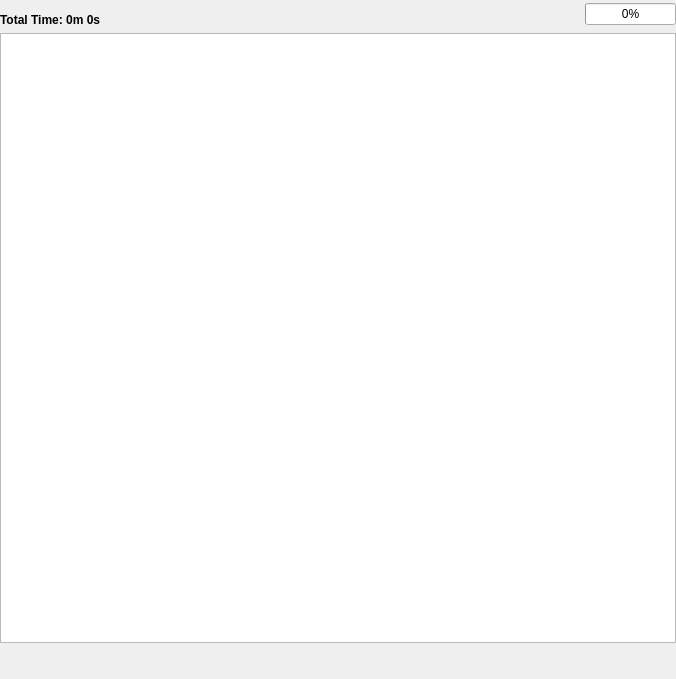
<?xml version="1.0" encoding="UTF-8"?>
<ui version="4.0">
 <class>Playlist_Window</class>
 <widget class="QWidget" name="Playlist_Window">
  <property name="windowModality">
   <enum>Qt::NonModal</enum>
  </property>
  <property name="geometry">
   <rect>
    <x>0</x>
    <y>0</y>
    <width>676</width>
    <height>679</height>
   </rect>
  </property>
  <property name="sizePolicy">
   <sizepolicy hsizetype="Preferred" vsizetype="Preferred">
    <horstretch>100</horstretch>
    <verstretch>100</verstretch>
   </sizepolicy>
  </property>
  <property name="minimumSize">
   <size>
    <width>0</width>
    <height>0</height>
   </size>
  </property>
  <property name="maximumSize">
   <size>
    <width>16516</width>
    <height>16777215</height>
   </size>
  </property>
  <property name="windowTitle">
   <string>Form</string>
  </property>
  <property name="toolTip">
   <string>Append tracks</string>
  </property>
  <layout class="QGridLayout" name="gridLayout">
   <property name="leftMargin">
    <number>0</number>
   </property>
   <property name="topMargin">
    <number>2</number>
   </property>
   <property name="rightMargin">
    <number>0</number>
   </property>
   <property name="bottomMargin">
    <number>0</number>
   </property>
   <property name="horizontalSpacing">
    <number>3</number>
   </property>
   <item row="0" column="0" colspan="7">
    <widget class="QLabel" name="lab_totalTime">
     <property name="minimumSize">
      <size>
       <width>0</width>
       <height>25</height>
      </size>
     </property>
     <property name="maximumSize">
      <size>
       <width>1000</width>
       <height>16777215</height>
      </size>
     </property>
     <property name="font">
      <font>
       <weight>75</weight>
       <bold>true</bold>
      </font>
     </property>
     <property name="text">
      <string>Total Time: 0m 0s</string>
     </property>
     <property name="alignment">
      <set>Qt::AlignBottom|Qt::AlignLeading|Qt::AlignLeft</set>
     </property>
    </widget>
   </item>
   <item row="1" column="0" colspan="11">
    <widget class="QListView" name="listView">
     <property name="minimumSize">
      <size>
       <width>200</width>
       <height>0</height>
      </size>
     </property>
     <property name="maximumSize">
      <size>
       <width>1000</width>
       <height>16777215</height>
      </size>
     </property>
     <property name="styleSheet">
      <string notr="true"/>
     </property>
     <property name="horizontalScrollBarPolicy">
      <enum>Qt::ScrollBarAlwaysOff</enum>
     </property>
    </widget>
   </item>
   <item row="2" column="0">
    <widget class="QPushButton" name="btn_rep1">
     <property name="minimumSize">
      <size>
       <width>30</width>
       <height>30</height>
      </size>
     </property>
     <property name="maximumSize">
      <size>
       <width>30</width>
       <height>30</height>
      </size>
     </property>
     <property name="toolTip">
      <string>Repeat 1</string>
     </property>
     <property name="text">
      <string/>
     </property>
     <property name="icon">
      <iconset>
       <normaloff>icons/rep1.png</normaloff>icons/rep1.png</iconset>
     </property>
     <property name="iconSize">
      <size>
       <width>22</width>
       <height>22</height>
      </size>
     </property>
     <property name="shortcut">
      <string>Enter</string>
     </property>
     <property name="checkable">
      <bool>true</bool>
     </property>
     <property name="flat">
      <bool>true</bool>
     </property>
    </widget>
   </item>
   <item row="0" column="8" colspan="3">
    <widget class="QProgressBar" name="pl_progress_bar">
     <property name="maximumSize">
      <size>
       <width>5000</width>
       <height>16777215</height>
      </size>
     </property>
     <property name="value">
      <number>0</number>
     </property>
    </widget>
   </item>
   <item row="2" column="1">
    <widget class="QPushButton" name="btn_repAll">
     <property name="minimumSize">
      <size>
       <width>30</width>
       <height>30</height>
      </size>
     </property>
     <property name="maximumSize">
      <size>
       <width>30</width>
       <height>30</height>
      </size>
     </property>
     <property name="toolTip">
      <string>Repeat All</string>
     </property>
     <property name="text">
      <string/>
     </property>
     <property name="icon">
      <iconset>
       <normaloff>icons/repAll.png</normaloff>icons/repAll.png</iconset>
     </property>
     <property name="iconSize">
      <size>
       <width>22</width>
       <height>22</height>
      </size>
     </property>
     <property name="shortcut">
      <string>Enter</string>
     </property>
     <property name="checkable">
      <bool>true</bool>
     </property>
     <property name="flat">
      <bool>true</bool>
     </property>
    </widget>
   </item>
   <item row="2" column="2">
    <widget class="QPushButton" name="btn_shuffle">
     <property name="minimumSize">
      <size>
       <width>30</width>
       <height>30</height>
      </size>
     </property>
     <property name="maximumSize">
      <size>
       <width>30</width>
       <height>30</height>
      </size>
     </property>
     <property name="toolTip">
      <string>Shuffle</string>
     </property>
     <property name="text">
      <string/>
     </property>
     <property name="icon">
      <iconset>
       <normaloff>icons/shuffle.png</normaloff>icons/shuffle.png</iconset>
     </property>
     <property name="iconSize">
      <size>
       <width>22</width>
       <height>22</height>
      </size>
     </property>
     <property name="shortcut">
      <string>Enter</string>
     </property>
     <property name="checkable">
      <bool>true</bool>
     </property>
     <property name="flat">
      <bool>true</bool>
     </property>
    </widget>
   </item>
   <item row="2" column="3">
    <widget class="QPushButton" name="btn_append">
     <property name="minimumSize">
      <size>
       <width>30</width>
       <height>30</height>
      </size>
     </property>
     <property name="maximumSize">
      <size>
       <width>30</width>
       <height>30</height>
      </size>
     </property>
     <property name="toolTip">
      <string>Append when adding new tracks</string>
     </property>
     <property name="text">
      <string/>
     </property>
     <property name="icon">
      <iconset>
       <normaloff>icons/append.png</normaloff>icons/append.png</iconset>
     </property>
     <property name="iconSize">
      <size>
       <width>22</width>
       <height>22</height>
      </size>
     </property>
     <property name="shortcut">
      <string>Enter</string>
     </property>
     <property name="checkable">
      <bool>true</bool>
     </property>
     <property name="flat">
      <bool>true</bool>
     </property>
    </widget>
   </item>
   <item row="2" column="9">
    <widget class="QPushButton" name="btn_save_playlist">
     <property name="minimumSize">
      <size>
       <width>30</width>
       <height>30</height>
      </size>
     </property>
     <property name="maximumSize">
      <size>
       <width>30</width>
       <height>30</height>
      </size>
     </property>
     <property name="toolTip">
      <string>Save Playlist</string>
     </property>
     <property name="text">
      <string/>
     </property>
     <property name="icon">
      <iconset>
       <normaloff>icons/save.png</normaloff>icons/save.png</iconset>
     </property>
     <property name="iconSize">
      <size>
       <width>24</width>
       <height>24</height>
      </size>
     </property>
     <property name="flat">
      <bool>true</bool>
     </property>
    </widget>
   </item>
   <item row="2" column="10">
    <widget class="QPushButton" name="btn_clear">
     <property name="minimumSize">
      <size>
       <width>24</width>
       <height>24</height>
      </size>
     </property>
     <property name="maximumSize">
      <size>
       <width>26</width>
       <height>26</height>
      </size>
     </property>
     <property name="toolTip">
      <string>Clear Playlist</string>
     </property>
     <property name="text">
      <string/>
     </property>
     <property name="icon">
      <iconset>
       <normaloff>icons/broom.png</normaloff>icons/broom.png</iconset>
     </property>
     <property name="iconSize">
      <size>
       <width>24</width>
       <height>24</height>
      </size>
     </property>
     <property name="flat">
      <bool>true</bool>
     </property>
    </widget>
   </item>
   <item row="2" column="4" colspan="5">
    <spacer name="horizontalSpacer_2">
     <property name="orientation">
      <enum>Qt::Horizontal</enum>
     </property>
     <property name="sizeHint" stdset="0">
      <size>
       <width>40</width>
       <height>20</height>
      </size>
     </property>
    </spacer>
   </item>
   <item row="0" column="7">
    <spacer name="horizontalSpacer">
     <property name="orientation">
      <enum>Qt::Horizontal</enum>
     </property>
     <property name="sizeHint" stdset="0">
      <size>
       <width>40</width>
       <height>20</height>
      </size>
     </property>
    </spacer>
   </item>
  </layout>
 </widget>
 <resources/>
 <connections/>
</ui>
